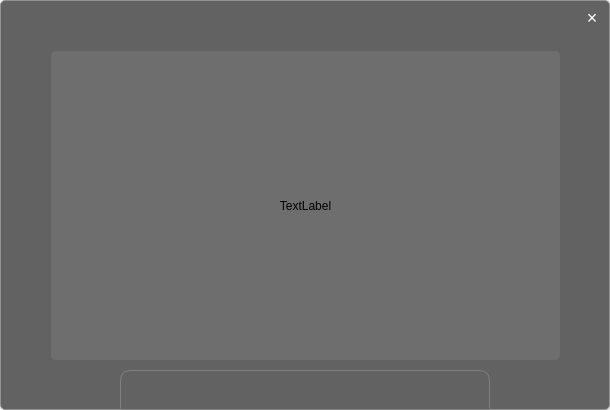
<?xml version="1.0" encoding="UTF-8"?>
<ui version="4.0">
 <class>PicViewerWindow</class>
 <widget class="QMainWindow" name="PicViewerWindow">
  <property name="geometry">
   <rect>
    <x>0</x>
    <y>0</y>
    <width>610</width>
    <height>410</height>
   </rect>
  </property>
  <property name="minimumSize">
   <size>
    <width>610</width>
    <height>410</height>
   </size>
  </property>
  <property name="acceptDrops">
   <bool>true</bool>
  </property>
  <property name="windowTitle">
   <string>PicViewerWindow</string>
  </property>
  <property name="autoFillBackground">
   <bool>false</bool>
  </property>
  <property name="styleSheet">
   <string notr="true">QWidget#centralWidget {
	font-family: &quot;Arial&quot;, &quot;宋体&quot;, &quot;Segoe UI&quot;, &quot;微软雅黑&quot;;
	border-radius:5px;
	border:1px solid gray;
	background-color:rgba(0,0,0,180)
}

#closeBtn:hover {
	background-color:rgba(225,0,0,200);
	/*transition: background-color 0.5s;*/
}

#closeBtn {
	border-radius:12px;
	font-size: 18px;
	color: #FFF;
	background-color:rgba(225,255,255,0);
	/*transition: background-color 0.5s;*/
}

#viewerLabel {
	background-color:rgba(225,255,255,90);
}

QGroupBox {
	border: 1px solid gray;
	border-top-left-radius: 10px;
	border-top-right-radius: 10px;
	margin-top: 0ex; /* leave space at the top for the title */
}

QPushButton {
	border-radius:0px;
	background-color:rgba(225,255,255,0);
	/*transition: background-color 0.5s;*/
}
</string>
  </property>
  <widget class="QWidget" name="centralWidget">
   <widget class="QPushButton" name="closeBtn">
    <property name="geometry">
     <rect>
      <x>580</x>
      <y>5</y>
      <width>24</width>
      <height>24</height>
     </rect>
    </property>
    <property name="text">
     <string>×</string>
    </property>
   </widget>
   <widget class="QGroupBox" name="optionPanel">
    <property name="geometry">
     <rect>
      <x>120</x>
      <y>370</y>
      <width>370</width>
      <height>40</height>
     </rect>
    </property>
    <property name="title">
     <string/>
    </property>
    <widget class="QPushButton" name="origSizeBtn">
     <property name="geometry">
      <rect>
       <x>23</x>
       <y>5</y>
       <width>31</width>
       <height>31</height>
      </rect>
     </property>
     <property name="text">
      <string/>
     </property>
     <property name="icon">
      <iconset resource="LightPicViewer.qrc">
       <normaloff>:/ico/panel/res/tool_bt_11.png</normaloff>:/ico/panel/res/tool_bt_11.png</iconset>
     </property>
     <property name="iconSize">
      <size>
       <width>22</width>
       <height>22</height>
      </size>
     </property>
     <property name="autoRepeat">
      <bool>false</bool>
     </property>
     <property name="autoExclusive">
      <bool>false</bool>
     </property>
    </widget>
    <widget class="QPushButton" name="fullScreenBtn">
     <property name="geometry">
      <rect>
       <x>70</x>
       <y>6</y>
       <width>31</width>
       <height>31</height>
      </rect>
     </property>
     <property name="text">
      <string/>
     </property>
     <property name="icon">
      <iconset resource="LightPicViewer.qrc">
       <normaloff>:/ico/panel/res/tool_bt_Full.png</normaloff>:/ico/panel/res/tool_bt_Full.png</iconset>
     </property>
     <property name="iconSize">
      <size>
       <width>22</width>
       <height>22</height>
      </size>
     </property>
    </widget>
    <widget class="QPushButton" name="rightTurnBtn">
     <property name="geometry">
      <rect>
       <x>118</x>
       <y>5</y>
       <width>31</width>
       <height>31</height>
      </rect>
     </property>
     <property name="text">
      <string/>
     </property>
     <property name="icon">
      <iconset resource="LightPicViewer.qrc">
       <normaloff>:/ico/panel/res/tool_bt_right.png</normaloff>:/ico/panel/res/tool_bt_right.png</iconset>
     </property>
     <property name="iconSize">
      <size>
       <width>22</width>
       <height>22</height>
      </size>
     </property>
    </widget>
   </widget>
   <widget class="QScrollArea" name="picScrollArea">
    <property name="geometry">
     <rect>
      <x>0</x>
      <y>0</y>
      <width>611</width>
      <height>411</height>
     </rect>
    </property>
    <property name="styleSheet">
     <string notr="true">background-color: rgba(255, 255, 255, 20);
border-radius:5px;</string>
    </property>
    <property name="widgetResizable">
     <bool>true</bool>
    </property>
    <widget class="QWidget" name="scrollAreaWidgetContents">
     <property name="geometry">
      <rect>
       <x>0</x>
       <y>0</y>
       <width>611</width>
       <height>411</height>
      </rect>
     </property>
     <layout class="QGridLayout" name="gridLayout">
      <item row="1" column="2">
       <spacer name="horizontalSpacer">
        <property name="orientation">
         <enum>Qt::Horizontal</enum>
        </property>
        <property name="sizeHint" stdset="0">
         <size>
          <width>40</width>
          <height>20</height>
         </size>
        </property>
       </spacer>
      </item>
      <item row="1" column="0">
       <spacer name="horizontalSpacer_2">
        <property name="orientation">
         <enum>Qt::Horizontal</enum>
        </property>
        <property name="sizeHint" stdset="0">
         <size>
          <width>40</width>
          <height>20</height>
         </size>
        </property>
       </spacer>
      </item>
      <item row="1" column="1">
       <widget class="QLabel" name="viewerLabel">
        <property name="enabled">
         <bool>true</bool>
        </property>
        <property name="sizePolicy">
         <sizepolicy hsizetype="Preferred" vsizetype="Preferred">
          <horstretch>100</horstretch>
          <verstretch>100</verstretch>
         </sizepolicy>
        </property>
        <property name="minimumSize">
         <size>
          <width>0</width>
          <height>0</height>
         </size>
        </property>
        <property name="autoFillBackground">
         <bool>false</bool>
        </property>
        <property name="text">
         <string>TextLabel</string>
        </property>
        <property name="alignment">
         <set>Qt::AlignCenter</set>
        </property>
       </widget>
      </item>
      <item row="0" column="1">
       <spacer name="verticalSpacer">
        <property name="orientation">
         <enum>Qt::Vertical</enum>
        </property>
        <property name="sizeHint" stdset="0">
         <size>
          <width>20</width>
          <height>40</height>
         </size>
        </property>
       </spacer>
      </item>
      <item row="2" column="1">
       <spacer name="verticalSpacer_2">
        <property name="orientation">
         <enum>Qt::Vertical</enum>
        </property>
        <property name="sizeHint" stdset="0">
         <size>
          <width>20</width>
          <height>40</height>
         </size>
        </property>
       </spacer>
      </item>
     </layout>
    </widget>
   </widget>
   <zorder>picScrollArea</zorder>
   <zorder>closeBtn</zorder>
   <zorder>optionPanel</zorder>
  </widget>
 </widget>
 <layoutdefault spacing="6" margin="11"/>
 <resources>
  <include location="LightPicViewer.qrc"/>
 </resources>
 <connections/>
</ui>
